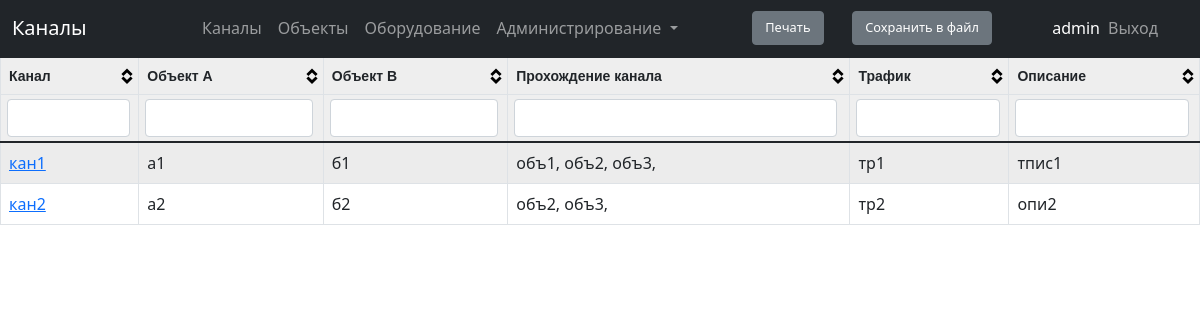
Page /scheme/channels (signed in) on the committed database.
### scheme/models.py (models this page shows, shortened)
class Channels(models.Model):
    channel_name = models.CharField(max_length=300, unique=True, verbose_name='Наименование канала')
    object_a = models.CharField(max_length=100, verbose_name='Объект А')
    object_b = models.CharField(max_length=100, verbose_name='Объект Б')
    traffic = models.CharField(max_length=30, verbose_name='Трафик', blank=True)
    description = models.CharField(max_length=3000, verbose_name='Описание', blank=True)
    equipment_connect = models.ManyToManyField ('Equipment',
                        related_name='equipmentcon', verbose_name='Оборудование')
    class Meta:
            verbose_name = 'Канал'
            verbose_name_plural = 'Каналы'

class Locations(models.Model):
    location = models.CharField(max_length=100, unique=True, verbose_name='Название объекта')
    address = models.CharField(max_length=300, verbose_name='Адрес объекта', blank=True)
    class Meta:
        verbose_name = 'Объекты'
        verbose_name_plural = 'Объекты'
    def __str__(self):
        return self.location

### scheme/views.py (the view)
# urls.py: path('channels', permission_required('scheme.view_channels')(views.ChannelsView), name='url_channels'),
def ChannelsView(request):
    channels= Channels.objects.all()
    context_object_name = 'channels'
    return render (request, 'scheme/channels.html',{'channels': channels})

### scheme/templates/scheme/channels.html (shortened to what this page needs)
{% extends 'main/index.html' %}
{% block title %} Каналы {% endblock %}
{% block content %}
  <table id='tblData'>
        <thead>
            <th>Канал</th>
            <th>Объект А</th>
            <th>Объект B</th>
            <th>Прохождение канала</th>
            <th>Трафик</th>
            <th>Описание</th>
        </thead>
        <tbody>
        {% for i in channels %}
        <tr>
            <td><a href="{% url 'url_channel_detail_view' i.id %}">{{i.channel_name}}</a></td>
            <td>{{i.object_a}}</td>
            <td>{{i.object_b}}</td>
            <td>
            {% regroup i.equipment_connect.all by locations_connect as locations_list %}
                {% for locations_connect in locations_list %}
                {{ locations_connect.grouper }},
                {%endfor%}
            </td>
            <td>{{i.traffic}}</td>
            <td>{{i.description}}</td>
        </tr>
        {%endfor%}
        </tbody>
    </table>
{% endblock%}

### main/templates/main/index.html (shortened to what this page needs)
{% load static %}
<!DOCTYPE html>
<html lang="en">
<head>
    <link rel="stylesheet" href="{% static 'main/bootstrap/css/bootstrap.css' %}">
    <link rel="stylesheet" href="{% static 'main/tablesorter/theme.bootstrap_4.min.css' %}">
</head>
<body>
  <nav class="navbar navbar-expand-lg navbar-dark bg-dark">
    <div class="container-fluid">
      <div class="col-md-3 fs-6">
      <a class="navbar-brand" href="#">{% block title %} Модуль {% endblock %}</a>
      </div>
      <div class="collapse navbar-collapse" id="navbarNavDropdown">
        <ul class="navbar-nav">
          <li class="nav-item">
            <a class="nav-link" href="{% url 'url_channels' %}">Каналы</a>
          </li>
          <li class="nav-item">
            <a class="nav-link" href="{% url 'url_locations' %}">Объекты</a>
          <li class="nav-item">
            <a class="nav-link" href="{% url 'url_equipment' %}">Оборудование</a>
          </li>
          <li class="nav-item dropdown">
            <a class="nav-link dropdown-toggle" href="#" id="navbarDropdownMenuLink" role="button" data-bs-toggle="dropdown" aria-expanded="false">
              Администрирование
            </a>
          </li>
        </ul>
      </div>
    </div>
    <div class='col-md-1 text-right'>
      <button type="button" class="btn btn-secondary print" style="font-size : 0.80em">Печать</button>
    </div>
    <div class='col-md-2 text-right'>
      <button class="btn btn-secondary" style="font-size : 0.80em"  onclick="exportTableToExcel('tblData', 'export')">Сохранить в файл</button>
    </div>
    <div class="navbar-nav text-white" >
      {{request.user}}
    </div>
      <div class="col-md-1 navbar-nav text-right" >
      <a href="{% url 'logout' %}" class="nav-link" >Выход</a>
    </div>
  </nav>
{% block content %}
{% endblock%}
</body>
</html>

### rows in the picture
Channels: channel_name "кан1", object_a "а1", object_b "б1", traffic "тр1", description "тпис1"
Locations: grouper "объ1"
Locations: grouper "объ2"
Locations: grouper "объ3"
Channels: channel_name "кан2", object_a "а2", object_b "б2", traffic "тр2", description "опи2"

### other values in the picture
{{ request.user }} "admin"
